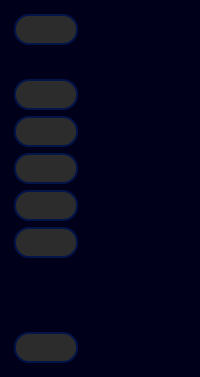
     <widget class="QWidget" name="sideBarMiniWidget" native="true">
      <property name="minimumSize">
       <size>
        <width>0</width>
        <height>0</height>
       </size>
      </property>
      <layout class="QHBoxLayout" name="horizontalLayout_21">
       <property name="spacing">
        <number>0</number>
       </property>
       <property name="leftMargin">
        <number>0</number>
       </property>
       <property name="topMargin">
        <number>0</number>
       </property>
       <property name="rightMargin">
        <number>0</number>
       </property>
       <property name="bottomMargin">
        <number>0</number>
       </property>
       <item>
        <widget class="QWidget" name="sideBarMini" native="true">
         <property name="minimumSize">
          <size>
           <width>0</width>
           <height>0</height>
          </size>
         </property>
         <property name="styleSheet">
          <string notr="true">QWidget{
	background-color: rgb(0, 0, 27);
}</string>
         </property>
         <layout class="QVBoxLayout" name="verticalLayout_31">
          <property name="leftMargin">
           <number>0</number>
          </property>
          <property name="topMargin">
           <number>0</number>
          </property>
          <property name="rightMargin">
           <number>0</number>
          </property>
          <property name="bottomMargin">
           <number>0</number>
          </property>
          <item>
           <widget class="QFrame" name="menuBtnFrameMini">
            <property name="styleSheet">
             <string notr="true">QFrame{
	border:none;
	margin:5px;
}</string>
            </property>
            <property name="frameShape">
             <enum>QFrame::StyledPanel</enum>
            </property>
            <property name="frameShadow">
             <enum>QFrame::Raised</enum>
            </property>
            <layout class="QVBoxLayout" name="verticalLayout_30">
             <item>
              <widget class="QPushButton" name="menuBtnMini">
               <property name="minimumSize">
                <size>
                 <width>31</width>
                 <height>31</height>
                </size>
               </property>
               <property name="maximumSize">
                <size>
                 <width>64</width>
                 <height>16777215</height>
                </size>
               </property>
               <property name="font">
                <font>
                 <family>Times New Roman</family>
                 <pointsize>14</pointsize>
                </font>
               </property>
               <property name="styleSheet">
                <string notr="true">QPushButton{
	background-color: rgb(44, 44, 44);
	border: 2px solid  rgb(2, 20, 72);
	border-radius: 15px;
	color: rgb(177, 177, 177);
	padding-left: 20px;
	padding-right: 20px;
	text-align: left;
}
QPushButton::hover{
	background-color: rgb(23, 32, 42);
}
QPushButton::pressed{
	background-color: rgb(3, 1, 59)
}</string>
               </property>
               <property name="text">
                <string/>
               </property>
               <property name="icon">
                <iconset resource="../resources/icons/dark/iconsDark.qrc">
                 <normaloff>:/iconsDark/icons/menu.svg</normaloff>:/iconsDark/icons/menu.svg</iconset>
               </property>
               <property name="checkable">
                <bool>true</bool>
               </property>
              </widget>
             </item>
            </layout>
           </widget>
          </item>
          <item>
           <widget class="QFrame" name="navigationBtnsFrameMini">
            <property name="styleSheet">
             <string notr="true">QFrame{
	border: none;
	margin:5px;
}</string>
            </property>
            <property name="frameShape">
             <enum>QFrame::StyledPanel</enum>
            </property>
            <property name="frameShadow">
             <enum>QFrame::Raised</enum>
            </property>
            <layout class="QVBoxLayout" name="verticalLayout_29">
             <item>
              <widget class="QPushButton" name="homeBtnMini">
               <property name="minimumSize">
                <size>
                 <width>31</width>
                 <height>31</height>
                </size>
               </property>
               <property name="maximumSize">
                <size>
                 <width>64</width>
                 <height>16777215</height>
                </size>
               </property>
               <property name="font">
                <font>
                 <family>Times New Roman</family>
                 <pointsize>14</pointsize>
                </font>
               </property>
               <property name="styleSheet">
                <string notr="true">QPushButton{
	background-color: rgb(44, 44, 44);
	border: 2px solid  rgb(2, 20, 72);
	border-radius: 15px;
	color: rgb(177, 177, 177);
	padding-left: 20px;
	padding-right: 20px;
	text-align: left;
}
QPushButton::hover{
	background-color: rgb(23, 32, 42);
}
QPushButton::pressed{
	background-color: rgb(3, 1, 59)
}</string>
               </property>
               <property name="text">
                <string/>
               </property>
               <property name="icon">
                <iconset resource="../resources/icons/dark/iconsDark.qrc">
                 <normaloff>:/iconsDark/icons/home.svg</normaloff>:/iconsDark/icons/home.svg</iconset>
               </property>
              </widget>
             </item>
             <item>
              <widget class="QPushButton" name="recordTimeBtnMini">
               <property name="minimumSize">
                <size>
                 <width>31</width>
                 <height>31</height>
                </size>
               </property>
               <property name="maximumSize">
                <size>
                 <width>64</width>
                 <height>16777215</height>
                </size>
               </property>
               <property name="font">
                <font>
                 <family>Times New Roman</family>
                 <pointsize>14</pointsize>
                </font>
               </property>
               <property name="styleSheet">
                <string notr="true">QPushButton{
	background-color: rgb(44, 44, 44);
	border: 2px solid  rgb(2, 20, 72);
	border-radius: 15px;
	color: rgb(177, 177, 177);
	padding-left: 20px;
	padding-right: 20px;
	text-align: left;
}
QPushButton::hover{
	background-color: rgb(23, 32, 42);
}
QPushButton::pressed{
	background-color: rgb(3, 1, 59)
}</string>
               </property>
               <property name="text">
                <string/>
               </property>
               <property name="icon">
                <iconset resource="../resources/icons/dark/iconsDark.qrc">
                 <normaloff>:/iconsDark/icons/clock.svg</normaloff>:/iconsDark/icons/clock.svg</iconset>
               </property>
              </widget>
             </item>
             <item>
              <widget class="QPushButton" name="recordedTimesBtnMini">
               <property name="minimumSize">
                <size>
                 <width>31</width>
                 <height>31</height>
                </size>
               </property>
               <property name="maximumSize">
                <size>
                 <width>64</width>
                 <height>16777215</height>
                </size>
               </property>
               <property name="font">
                <font>
                 <family>Times New Roman</family>
                 <pointsize>14</pointsize>
                </font>
               </property>
               <property name="styleSheet">
                <string notr="true">QPushButton{
	background-color: rgb(44, 44, 44);
	border: 2px solid  rgb(2, 20, 72);
	border-radius: 15px;
	color: rgb(177, 177, 177);
	padding-left: 20px;
	padding-right: 20px;
	text-align: left;
}
QPushButton::hover{
	background-color: rgb(23, 32, 42);
}
QPushButton::pressed{
	background-color: rgb(3, 1, 59)
}</string>
               </property>
               <property name="text">
                <string/>
               </property>
               <property name="icon">
                <iconset resource="../resources/icons/dark/iconsDark.qrc">
                 <normaloff>:/iconsDark/icons/table.svg</normaloff>:/iconsDark/icons/table.svg</iconset>
               </property>
              </widget>
             </item>
             <item>
              <widget class="QPushButton" name="exportBtnMini">
               <property name="minimumSize">
                <size>
                 <width>31</width>
                 <height>31</height>
                </size>
               </property>
               <property name="maximumSize">
                <size>
                 <width>64</width>
                 <height>16777215</height>
                </size>
               </property>
               <property name="font">
                <font>
                 <family>Times New Roman</family>
                 <pointsize>14</pointsize>
                </font>
               </property>
               <property name="styleSheet">
                <string notr="true">QPushButton{
	background-color: rgb(44, 44, 44);
	border: 2px solid  rgb(2, 20, 72);
	border-radius: 15px;
	color: rgb(177, 177, 177);
	padding-left: 20px;
	padding-right: 20px;
	text-align: left;
}
QPushButton::hover{
	background-color: rgb(23, 32, 42);
}
QPushButton::pressed{
	background-color: rgb(3, 1, 59)
}</string>
               </property>
               <property name="text">
                <string/>
               </property>
               <property name="icon">
                <iconset resource="../resources/icons/dark/iconsDark.qrc">
                 <normaloff>:/iconsDark/icons/external-link.svg</normaloff>:/iconsDark/icons/external-link.svg</iconset>
               </property>
              </widget>
             </item>
             <item>
              <widget class="QPushButton" name="developerBtnMini">
               <property name="minimumSize">
                <size>
                 <width>31</width>
                 <height>31</height>
                </size>
               </property>
               <property name="maximumSize">
                <size>
                 <width>64</width>
                 <height>16777215</height>
                </size>
               </property>
               <property name="font">
                <font>
                 <family>Times New Roman</family>
                 <pointsize>14</pointsize>
                </font>
               </property>
               <property name="styleSheet">
                <string notr="true">QPushButton{
	background-color: rgb(44, 44, 44);
	border: 2px solid  rgb(2, 20, 72);
	border-radius: 15px;
	color: rgb(177, 177, 177);
	padding-left: 20px;
	padding-right: 20px;
	text-align: left;
}
QPushButton::hover{
	background-color: rgb(23, 32, 42);
}
QPushButton::pressed{
	background-color: rgb(3, 1, 59)
}</string>
               </property>
               <property name="text">
                <string/>
               </property>
               <property name="icon">
                <iconset resource="../resources/icons/dark/iconsDark.qrc">
                 <normaloff>:/iconsDark/icons/code.svg</normaloff>:/iconsDark/icons/code.svg</iconset>
               </property>
              </widget>
             </item>
            </layout>
           </widget>
          </item>
          <item>
           <widget class="QFrame" name="powerBtnFrameMini">
            <property name="styleSheet">
             <string notr="true">QFrame{
	border:none;
	margin:5px;
}</string>
            </property>
            <property name="frameShape">
             <enum>QFrame::StyledPanel</enum>
            </property>
            <property name="frameShadow">
             <enum>QFrame::Raised</enum>
            </property>
            <layout class="QVBoxLayout" name="verticalLayout_28">
             <property name="leftMargin">
              <number>9</number>
             </property>
             <property name="topMargin">
              <number>9</number>
             </property>
             <property name="rightMargin">
              <number>9</number>
             </property>
             <property name="bottomMargin">
              <number>9</number>
             </property>
             <item>
              <spacer name="verticalSpacer_6">
               <property name="orientation">
                <enum>Qt::Vertical</enum>
               </property>
               <property name="sizeHint" stdset="0">
                <size>
                 <width>20</width>
                 <height>40</height>
                </size>
               </property>
              </spacer>
             </item>
             <item>
              <widget class="QPushButton" name="exitBtnMini">
               <property name="minimumSize">
                <size>
                 <width>31</width>
                 <height>31</height>
                </size>
               </property>
               <property name="maximumSize">
                <size>
                 <width>64</width>
                 <height>16777215</height>
                </size>
               </property>
               <property name="font">
                <font>
                 <family>Times New Roman</family>
                 <pointsize>14</pointsize>
                </font>
               </property>
               <property name="styleSheet">
                <string notr="true">QPushButton{
	background-color: rgb(44, 44, 44);
	border: 2px solid  rgb(2, 20, 72);
	border-radius: 15px;
	color: rgb(177, 177, 177);
	padding-left: 20px;
	padding-right: 20px;
	text-align: left;
}
QPushButton::hover{
	background-color: rgb(23, 32, 42);
}
QPushButton::pressed{
	background-color: rgb(3, 1, 59)
}</string>
               </property>
               <property name="text">
                <string/>
               </property>
               <property name="icon">
                <iconset resource="../resources/icons/dark/iconsDark.qrc">
                 <normaloff>:/iconsDark/icons/power.svg</normaloff>:/iconsDark/icons/power.svg</iconset>
               </property>
              </widget>
             </item>
            </layout>
           </widget>
          </item>
         </layout>
        </widget>
       </item>
      </layout>
     </widget>
